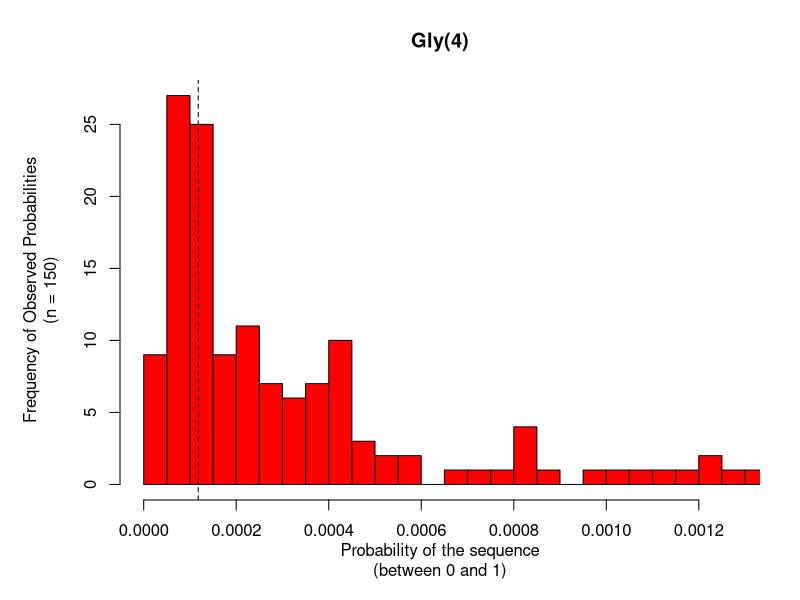

Recreate this plot in R.
##Gly Model

##A quantitative investigation of the chemical space surrounding 
##amino acid alphabet formation
##Yi Lu, Stephen J. Freeland

##Constants
h<-0.209986001 #Frequency of previous 
i<-0.385871711 #Glycine frequency + previous 
lambda<-5 #Average peptide length for the Poisson 
set.seed(1994)

##Variables
G<-c() #AA vector in each peptide
l<-0 #Initial length
Smax=150 #number of simulations
Ns=0 #Simulated peptide counter
Nse<-c() #Vector of successful simulations
NS=0 #Simulation counter
Lpep<-c() #length vector of each peptide
Gly<-0 #Gly counter in each peptide
GlyC<-c() #vector of Gly number per peptide

##Simulation
repeat {
NS<-NS+1 #Simulation number is updated
Ns <- 0 #Simulated peptide number is reset to 0
  repeat {
  Ns<-Ns+1 #Simulated peptide number is updated
  lmax=1+rpois(1,lambda) #the peptide length is simulated
  Lpep[Ns]=lmax #length of each peptide is added to the length vector
  repeat {
    l=l+1 #if l<lmax an AA is added
    r<-runif(1,0,1) #random number between 0 and 1
    if (r>h & r<=i) AA="Gly" else AA="Other"  
    #determination of the amino acid based on the result of r
    if (r>h & r<=i) Gly<-Gly+1 
    #annotation of Gly number per peptide
    G[l]=AA #the new AA is added to the growing peptide
    if (l==lmax) break #when lmax is reached the loop stops
  }
  GlyC[Ns]<-Gly #the amount of Gly per peptide is saved
  Gly<-0
  #Gly counter is set to zero for the next peptide
  if (GlyC[Ns]/Lpep[Ns]==1 & Lpep[Ns]==4) print (G) #print successful peptide for visual checking
  if (GlyC[Ns]/Lpep[Ns]==1 & Lpep[Ns]==4) print (NS) #print nº of simulation to check the progress
  G<-c() #the AAs vector is emptied into each peptide
  l<-0 #length is restored
  if (GlyC[Ns]/Lpep[Ns]==1 & Lpep[Ns]==4) break
  #If a Gly(4) is generated, the loop stops
  }
Nse[NS]<-Ns #The number of successful simulations is added to its vector
if(NS==Smax) break 
#When the stipulated number of successful simulations is reached, the loop stops
}

library(modeest)
mlv(1/Nse,method = "meanshift") 
#Mode of the probability of the appearance of Gly(4)
par(mar = c(5, 6, 4, 2)) 
hist(1/Nse,col="red", breaks=1000, xlim=c(0,mean(1/Nse)), main = "Gly(4)", 
     xlab = "Probability of the sequence\n(between 0 and 1)", 
     ylab = "Frequency of Observed Probabilities\n(n = 150)")
abline(v=mlv(1/Nse, method="meanshift"), col="black", lty=2)
#Histogram of the probability of Gly(4) appearing
